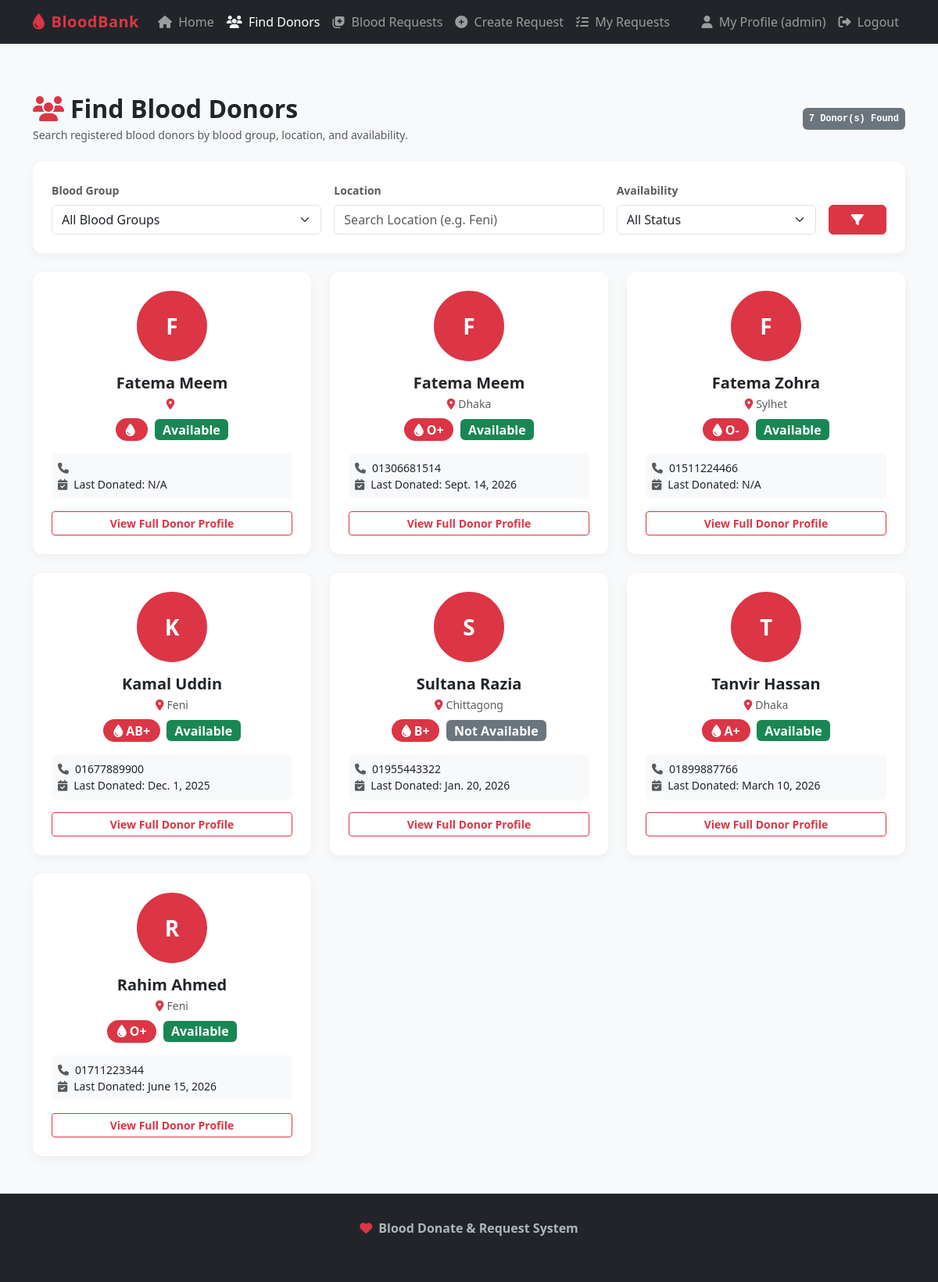
/donors/ (signed in), run on the app's committed database.
### blood_bank/models.py (models this page shows, shortened)
class DonorProfile(models.Model):
    user = models.OneToOneField(User, on_delete=models.CASCADE, related_name='donor_profile')
    blood_group = models.CharField(max_length=5, choices=BLOOD_GROUP_CHOICES)
    phone = models.CharField(max_length=20)
    location = models.CharField(max_length=100)
    date_of_birth = models.DateField(null=True, blank=True)
    last_donation_date = models.DateField(null=True, blank=True)
    availability = models.CharField(max_length=20, choices=AVAILABILITY_CHOICES, default='Available')
    profile_picture = models.ImageField(upload_to='profile_pics/', null=True, blank=True)
    description = models.TextField(blank=True, default='')
    created_at = models.DateTimeField(auto_now_add=True)
    updated_at = models.DateTimeField(auto_now=True)

### blood_bank/views.py (the view, shortened to what this page needs)
# urls.py: path('donors/', views.donor_list_view, name='donor_list'),
def donor_list_view(request):
    form = DonorSearchForm(request.GET or None)
    donors = DonorProfile.objects.select_related('user').all().order_by('-updated_at')
    paginator = Paginator(donors, 9)
    page_number = request.GET.get('page')
    page_obj = paginator.get_page(page_number)
    context = {
        'form': form,
        'page_obj': page_obj,
        'total_count': donors.count(),
    }
    return render(request, 'blood_bank/donor_list.html', context)

### blood_bank/forms.py
class DonorSearchForm(forms.Form):
    blood_group = forms.ChoiceField(
        choices=[('', 'All Blood Groups')] + BLOOD_GROUP_CHOICES,
        required=False,
        widget=forms.Select(attrs={'class': 'form-select'})
    )
    location = forms.CharField(
        required=False,
        widget=forms.TextInput(attrs={'class': 'form-control', 'placeholder': 'Search Location (e.g. Feni)'})
    )
    availability = forms.ChoiceField(
        choices=[('', 'All Status')] + AVAILABILITY_CHOICES,
        required=False,
        widget=forms.Select(attrs={'class': 'form-select'})
    )

### blood_bank/templates/blood_bank/donor_list.html (shortened to what this page needs)
{% extends 'base.html' %}
{% block content %}
<div class="container my-5">
    <div class="d-flex justify-content-between align-items-center mb-4">
        <div>
            <h2 class="fw-bold mb-1"><i class="fa-solid fa-users text-danger me-2"></i>Find Blood Donors</h2>
            <p class="text-muted small mb-0">Search registered blood donors by blood group, location, and availability.</p>
        </div>
        <span class="badge bg-secondary p-2 font-monospace">{{ total_count }} Donor(s) Found</span>
    </div>
    <div class="card card-custom p-4 mb-4">
        <form method="get" class="row g-3">
            <div class="col-md-4">
                <label class="form-label fw-bold small text-muted">Blood Group</label>
                {{ form.blood_group }}
            </div>
            <div class="col-md-4">
                <label class="form-label fw-bold small text-muted">Location</label>
                {{ form.location }}
            </div>
            <div class="col-md-3">
                <label class="form-label fw-bold small text-muted">Availability</label>
                {{ form.availability }}
            </div>
            <div class="col-md-1 d-flex align-items-end">
                <button type="submit" class="btn btn-danger w-100 fw-bold">
                    <i class="fa-solid fa-filter"></i>
                </button>
            </div>
        </form>
    </div>
    {% if page_obj %}
        <div class="row g-4 mb-4">
            {% for donor in page_obj %}
                <div class="col-md-4">
                    <div class="card card-custom h-100 p-4 text-center">
                        {% if donor.profile_picture %}
                            <img src="{{ donor.profile_picture.url }}" alt="{{ donor.user.username }}" class="donor-avatar mx-auto mb-3">
                        {% else %}
                            <div class="donor-avatar bg-danger text-white d-flex align-items-center justify-content-center mx-auto mb-3 fs-3 fw-bold">
                                {{ donor.user.first_name|default:donor.user.username|slice:":1"|upper }}
                            </div>
                        {% endif %}
                        <h5 class="fw-bold mb-1">{{ donor.user.get_full_name|default:donor.user.username }}</h5>
                        <p class="text-muted small mb-2"><i class="fa-solid fa-location-dot me-1 text-danger"></i>{{ donor.location }}</p>
                        <div class="mb-3">
                            <span class="badge badge-blood fs-6"><i class="fa-solid fa-droplet me-1"></i>{{ donor.blood_group }}</span>
                            <span class="badge {% if donor.availability == 'Available' %}bg-success{% else %}bg-secondary{% endif %} fs-6 ms-1">
                                {{ donor.availability }}
                            </span>
                        </div>
                        <div class="text-start bg-light p-2 rounded small mb-3">
                            <div><i class="fa-solid fa-phone text-muted me-2"></i>{{ donor.phone }}</div>
                            <div><i class="fa-solid fa-calendar-check text-muted me-2"></i>Last Donated: {{ donor.last_donation_date|default:"N/A" }}</div>
                        </div>
                        <a href="{% url 'donor_detail' donor.pk %}" class="btn btn-outline-danger btn-sm w-100 fw-bold mt-auto">
                            View Full Donor Profile
                        </a>
                    </div>
                </div>
            {% endfor %}
        </div>
    {% else %}
        <div class="alert alert-warning text-center py-4">
            <i class="fa-solid fa-triangle-exclamation fa-2x mb-2"></i>
            <h5>No donors found matching your search criteria.</h5>
            <p class="mb-0">Try clearing filters or searching for another location.</p>
        </div>
    {% endif %}
</div>
{% endblock %}

### blood_bank/templates/base.html (shortened to what this page needs)
<!DOCTYPE html>
<html lang="en">
<head>
    <link href="https://cdn.jsdelivr.net/npm/bootstrap@5.3.2/dist/css/bootstrap.min.css" rel="stylesheet">
    <link rel="stylesheet" href="https://cdnjs.cloudflare.com/ajax/libs/font-awesome/6.4.0/css/all.min.css">
    {% load static %}
    <link rel="stylesheet" href="{% static 'css/style.css' %}">
</head>
<body>
    <nav class="navbar navbar-expand-lg navbar-dark bg-dark sticky-top shadow-sm">
        <div class="container">
            <a class="navbar-brand text-danger" href="{% url 'home' %}">
                <i class="fa-solid fa-droplet me-2"></i>BloodBank
            </a>
            <div class="collapse navbar-collapse" id="navbarNav">
                <ul class="navbar-nav me-auto mb-2 mb-lg-0">
                    <li class="nav-item">
                        <a class="nav-link {% if request.resolver_match.url_name == 'home' %}active{% endif %}" href="{% url 'home' %}">
                            <i class="fa-solid fa-house me-1"></i> Home
                        </a>
                    </li>
                    <li class="nav-item">
                        <a class="nav-link {% if request.resolver_match.url_name == 'donor_list' %}active{% endif %}" href="{% url 'donor_list' %}">
                            <i class="fa-solid fa-users me-1"></i> Find Donors
                        </a>
                    </li>
                    <li class="nav-item">
                        <a class="nav-link {% if request.resolver_match.url_name == 'request_list' %}active{% endif %}" href="{% url 'request_list' %}">
                            <i class="fa-solid fa-notes-medical me-1"></i> Blood Requests
                        </a>
                    </li>
                    {% if user.is_authenticated %}
                    <li class="nav-item">
                        <a class="nav-link {% if request.resolver_match.url_name == 'request_create' %}active{% endif %}" href="{% url 'request_create' %}">
                            <i class="fa-solid fa-plus-circle me-1"></i> Create Request
                        </a>
                    </li>
                    <li class="nav-item">
                        <a class="nav-link {% if request.resolver_match.url_name == 'my_requests' %}active{% endif %}" href="{% url 'my_requests' %}">
                            <i class="fa-solid fa-list-check me-1"></i> My Requests
                        </a>
                    </li>
                    {% endif %}
                </ul>
                <ul class="navbar-nav ms-auto">
                    {% if user.is_authenticated %}
                    <li class="nav-item">
                        <a class="nav-link {% if request.resolver_match.url_name == 'profile' %}active{% endif %}" href="{% url 'profile' %}">
                            <i class="fa-solid fa-user me-1"></i> My Profile ({{ user.username }})
                        </a>
                    </li>
                    <li class="nav-item">
                        <form method="post" action="{% url 'logout' %}" class="d-inline">
                            <button type="submit" class="btn btn-outline-danger btn-sm nav-link border-0 text-start">
                                <i class="fa-solid fa-right-from-bracket me-1"></i> Logout
                            </button>
                        </form>
                    </li>
                    {% endif %}
                </ul>
            </div>
        </div>
    </nav>
    <main class="main-content">
        {% block content %}{% endblock %}
    </main>
    <footer class="mt-auto">
        <div class="container text-center">
            <p class="mb-1"><i class="fa-solid fa-heart text-danger me-1"></i> <strong>Blood Donate & Request System</strong></p>
            <p class="small text-muted mb-0">Every donation saves lives. Connect donors with patients instantly.</p>
        </div>
    </footer>
</body>
</html>

### static/css/style.css (style rules this page uses)
:root { --primary-red: #dc3545; --dark-red: #b02a37; --light-red: #f8d7da; --hero-bg: linear-gradient(135deg, #800020 0%, #dc3545 100%); }
body { font-family: 'Segoe UI', Tahoma, Geneva, Verdana, sans-serif; background-color: #f8f9fa; color: #212529; display: flex; flex-direction: column; min-height: 100vh; }
.main-content { flex: 1; }
.navbar-brand { font-weight: 700; letter-spacing: 0.5px; }
.card-custom { border: none; border-radius: 12px; box-shadow: 0 4px 12px rgba(0,0,0,0.05); transition: transform 0.2s ease, box-shadow 0.2s ease; }
.badge-blood { background-color: var(--primary-red); color: white; font-size: 0.9rem; font-weight: 700; padding: 0.4em 0.8em; border-radius: 20px; }
.donor-avatar { width: 90px; height: 90px; object-fit: cover; border-radius: 50%; border: 3px solid var(--primary-red); }
footer { background-color: #212529; color: #adb5bd; padding: 2rem 0; margin-top: 3rem; }

### data on the page
DonorProfile: user.first_name "F", user.get_full_name "Fatema Meem", availability "Available", last_donation_date "N/A"
DonorProfile: user.first_name "F", user.get_full_name "Fatema Meem", location "Dhaka", blood_group "O+", availability "Available", phone "01306681514", last_donation_date "Sept. 14, 2026"
DonorProfile: user.first_name "F", user.get_full_name "Fatema Zohra", location "Sylhet", blood_group "O-", availability "Available", phone "01511224466", last_donation_date "N/A"
DonorProfile: user.first_name "K", user.get_full_name "Kamal Uddin", location "Feni", blood_group "AB+", availability "Available", phone "01677889900", last_donation_date "Dec. 1, 2025"
DonorProfile: user.first_name "S", user.get_full_name "Sultana Razia", location "Chittagong", blood_group "B+", availability "Not Available", phone "01955443322", last_donation_date "Jan. 20, 2026"
DonorProfile: user.first_name "T", user.get_full_name "Tanvir Hassan", location "Dhaka", blood_group "A+", availability "Available", phone "01899887766", last_donation_date "March 10, 2026"
DonorProfile: user.first_name "R", user.get_full_name "Rahim Ahmed", location "Feni", blood_group "O+", availability "Available", phone "01711223344", last_donation_date "June 15, 2026"

### other printed values
{{ user.username }} "admin"
{{ total_count }} "7"
